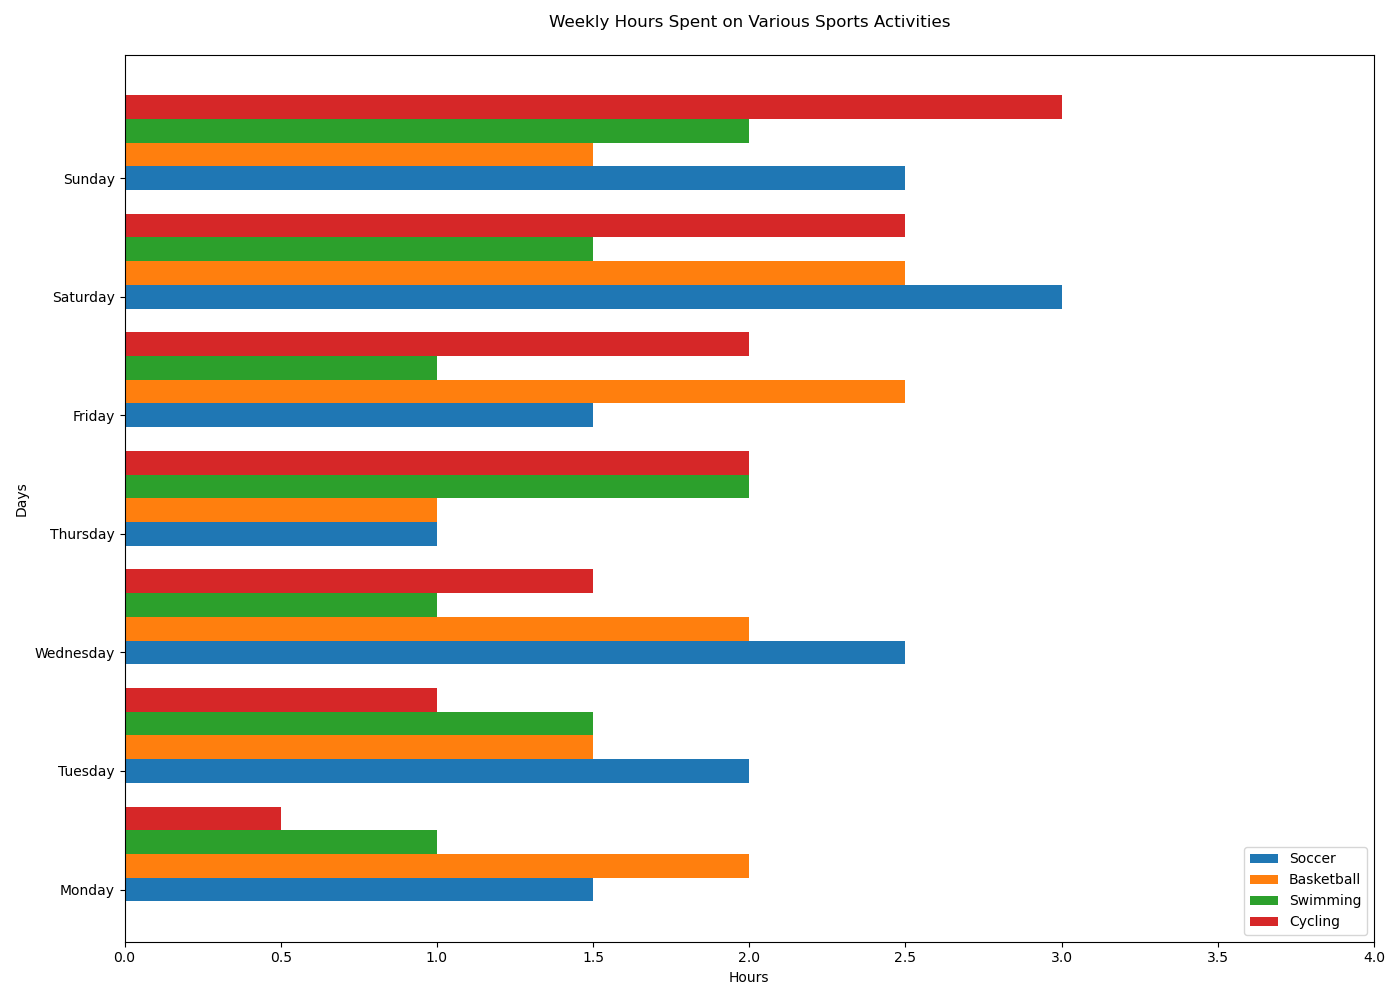

Recreate this plot in Python.

import matplotlib.pyplot as plt

# Data
days = ['Monday', 'Tuesday', 'Wednesday', 'Thursday', 'Friday', 'Saturday', 'Sunday']
soccer = [1.5, 2.0, 2.5, 1.0, 1.5, 3.0, 2.5]
basketball = [2.0, 1.5, 2.0, 1.0, 2.5, 2.5, 1.5]
swimming = [1.0, 1.5, 1.0, 2.0, 1.0, 1.5, 2.0]
cycling = [0.5, 1.0, 1.5, 2.0, 2.0, 2.5, 3.0]

# Create figure and axis objects
fig, ax = plt.subplots(figsize=(14, 10))

# Plotting the bar chart
bar_height = 0.2
ax.barh(days, soccer, color='#1f77b4', height=bar_height, label='Soccer')
ax.barh([d + bar_height for d in range(len(days))], basketball, color='#ff7f0e', height=bar_height, label='Basketball')
ax.barh([d + 2 * bar_height for d in range(len(days))], swimming, color='#2ca02c', height=bar_height, label='Swimming')
ax.barh([d + 3 * bar_height for d in range(len(days))], cycling, color='#d62728', height=bar_height, label='Cycling')

# Customizing the plot (labels, title, etc.)
ax.set_ylabel('Days')
ax.set_xlabel('Hours')
ax.set_title('Weekly Hours Spent on Various Sports Activities', pad=20)
ax.set_xlim([0, 4])
ax.legend(loc='lower right', bbox_to_anchor=(1, 0))

# Adjust layout
plt.tight_layout()
plt.show()
